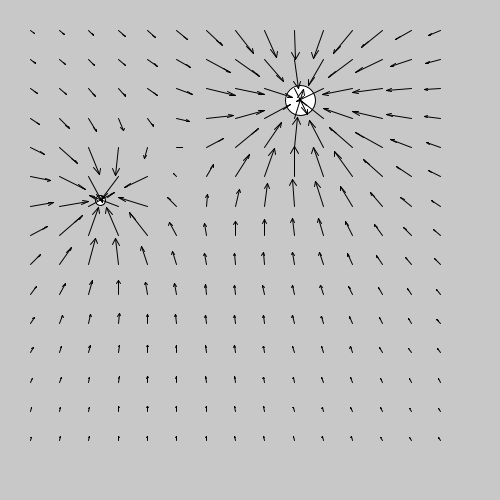
Frame 1 (no input)
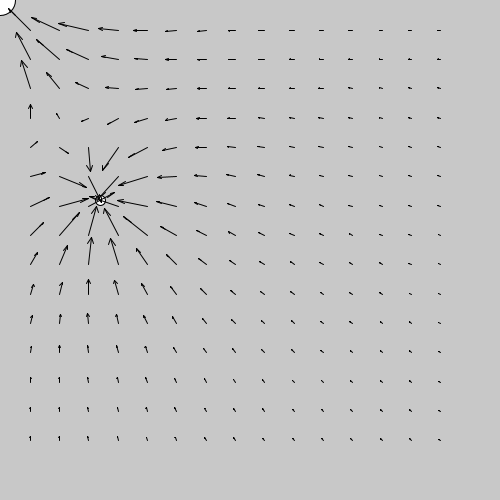
Frame 60 (the mouse pressed at the canvas centre just before this capture)
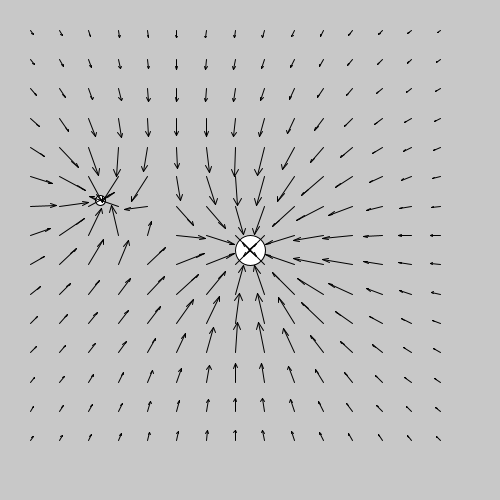
Frame 120 (the mouse held since frame 60 and released just before this capture)

The Processing sketch that drew these frames (run headless with seeded random() and noise(); from frame 60 on, the mouse is pressed at the canvas centre):

// Processing sketch: processing_8931
// ── processing_8931.pde

void fleche(PVector pos, PVector res)
{
  translate(pos.x, pos.y);
  line(0, 0, res.x, res.y);
  float ori = atan2(res.y, res.x);
  translate(+res.x, +res.y);
  line(0, 0, res.mag()/4*cos(ori+5*PI/6), res.mag()/4*sin(ori+5*PI/6+3*PI/12));
  line(0, 0, res.mag()/4*cos(ori-5*PI/6), res.mag()/4*sin(ori-5*PI/6-3*PI/12));
  translate(-res.x, -res.y);
  translate(-pos.x, -pos.y);
}

int n = 15;
float lim = 30;
void setup()
{
  size(500, 500);
  background(200);
  smooth();
  ellipseMode(CENTER);
  pause = false;
  
  aff_mass();
  aff_champ();
}

void draw()
{
  background(200);
  aff_mass();
  aff_champ();
  
  pos_masses[1] = new PVector(mouseX, mouseY);
  
}

PVector[] pos_masses = {new PVector(100, 200), new PVector(300, 100)};
float[] m_masses = {100, 300};
int K = 1000;
boolean pause;

PVector force(PVector loc)
{
  PVector forc = new PVector(0, 0);
  for (int i = 0; i < pos_masses.length; i++)
  {
    PVector ui = PVector.add(pos_masses[i], PVector.mult(loc, -1)); ui.normalize();
    float ri = sqrt(sq(pos_masses[i].x - loc.x) + sq(pos_masses[i].y - loc.y));
    PVector fi = PVector.mult(ui, +K/(sq(ri)));
    fi = PVector.mult(fi, m_masses[i]);
    forc.add(fi);
  }
  return(forc);
}

void aff_mass()
{
  for (int i = 0; i < pos_masses.length; i++)
    {ellipse(pos_masses[i].x, pos_masses[i].y, m_masses[i]/10, m_masses[i]/10);}
}

void aff_champ()
{
  for (int i = 0; i < n; i++)
  {
    for (int j = 0; j < n; j++)
    {
      PVector posij = new PVector(30 + i*(width-60)/n, 30 + j*(height-60)/n);
      PVector forcee = force(posij);
      if (forcee.mag() > lim) {forcee.normalize(); forcee = PVector.mult(forcee, lim);}
      fleche(posij, forcee);
    }
  }
}
void keyPressed()
{
  if (keyCode == ENTER)
  {
    if (pause) {loop();} else {noLoop();}
    pause = !pause;
  }
}
